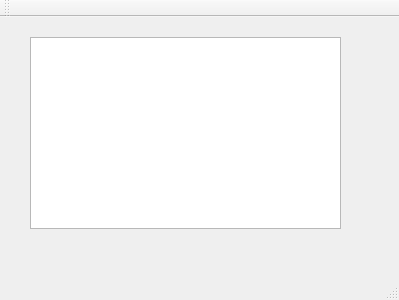
<?xml version="1.0" encoding="UTF-8"?>
<ui version="4.0">
 <class>VoteSystem</class>
 <widget class="QMainWindow" name="VoteSystem">
  <property name="geometry">
   <rect>
    <x>0</x>
    <y>0</y>
    <width>399</width>
    <height>300</height>
   </rect>
  </property>
  <property name="windowTitle">
   <string>VoteSystem</string>
  </property>
  <widget class="QWidget" name="centralWidget">
   <widget class="QTextBrowser" name="textBrowser">
    <property name="geometry">
     <rect>
      <x>30</x>
      <y>20</y>
      <width>311</width>
      <height>192</height>
     </rect>
    </property>
   </widget>
  </widget>
  <widget class="QMenuBar" name="menuBar">
   <property name="geometry">
    <rect>
     <x>0</x>
     <y>0</y>
     <width>399</width>
     <height>21</height>
    </rect>
   </property>
  </widget>
  <widget class="QToolBar" name="mainToolBar">
   <attribute name="toolBarArea">
    <enum>TopToolBarArea</enum>
   </attribute>
   <attribute name="toolBarBreak">
    <bool>false</bool>
   </attribute>
  </widget>
  <widget class="QStatusBar" name="statusBar"/>
 </widget>
 <layoutdefault spacing="6" margin="11"/>
 <resources/>
 <connections/>
</ui>
